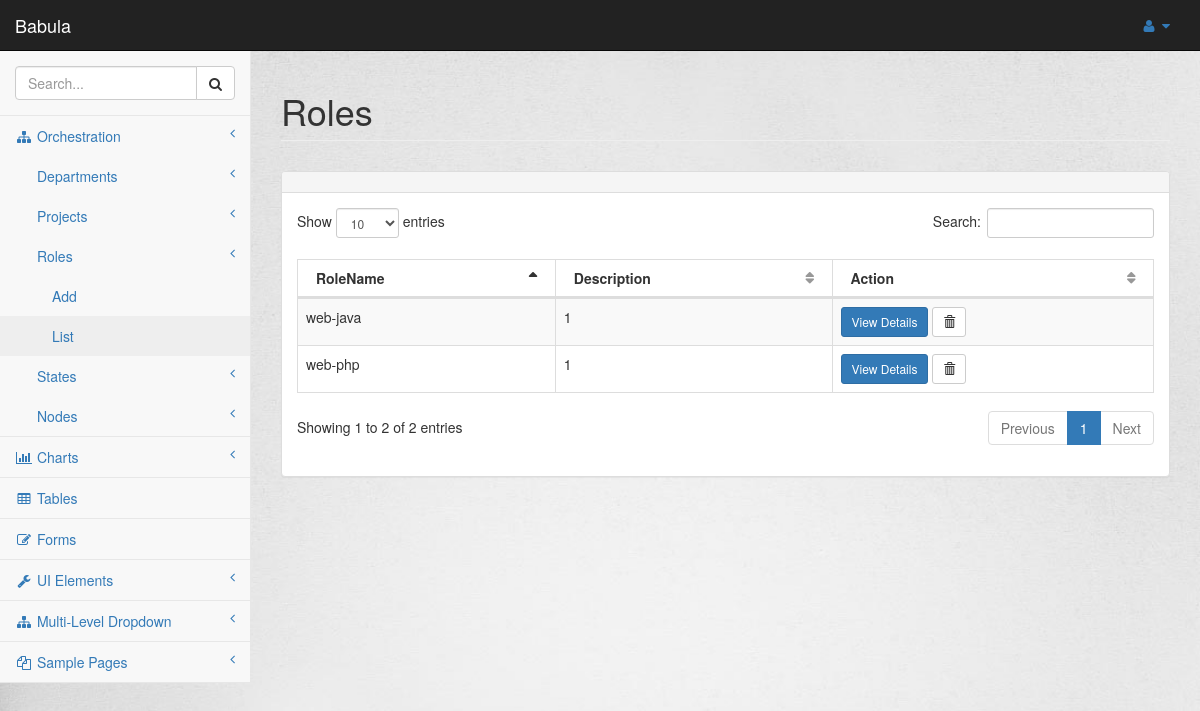
The app's page /orchestration/index/role/, older data.
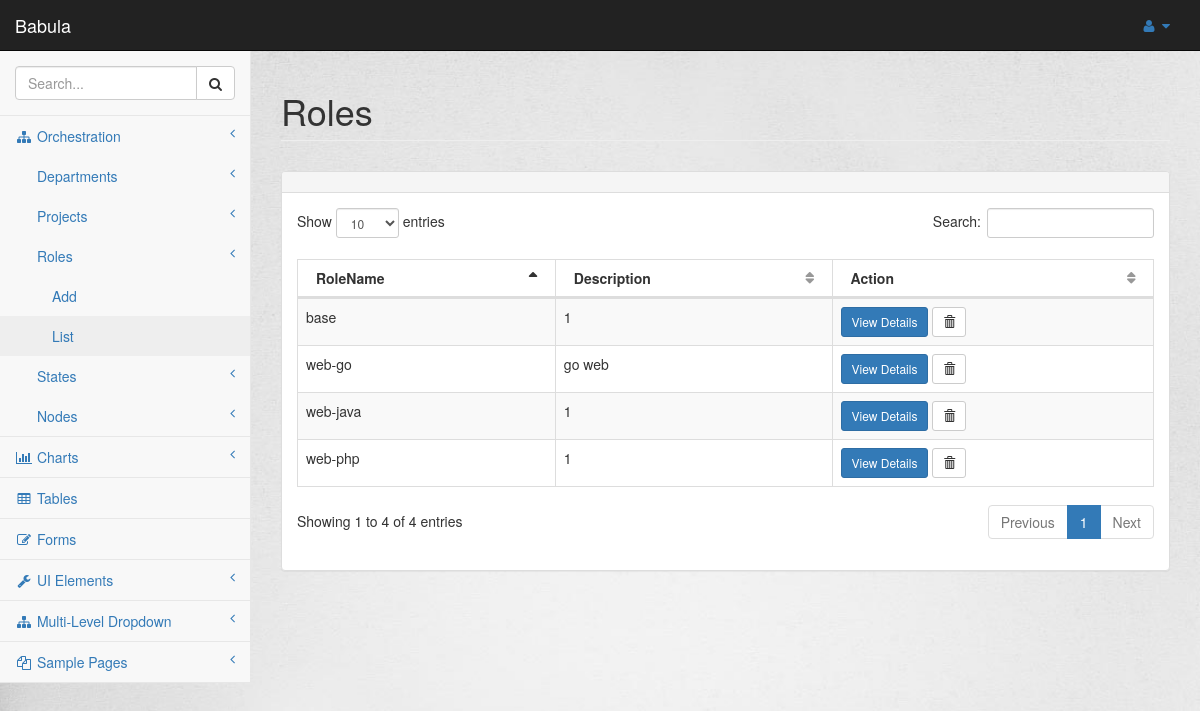
The same page, newer data.
### orchestration/models.py (models this page shows, shortened)
class Role(models.Model):
    rolename = models.CharField(max_length=100)
    description = models.TextField(max_length=100)
    states = models.ManyToManyField(State)

### orchestration/views.py (the view)
class RoleIndexView(generic.ListView):
    template_name = 'orchestration/roleindex.html'
    def get_queryset(self):
        return Role.objects.all()

### orchestration/templates/orchestration/roleindex.html (shortened to what this page needs)
{% extends 'orchestration/base.html' %}
{% block body %}
<div id="page-wrapper" class="maincontent">
    <div class="row">
        <div class="col-lg-12">
            <h1 class="page-header">Roles</h1>
        </div>
    </div>
    <div class="row">
        <div class="col-lg-12">
            <div class="panel panel-default">
                <div class="panel-heading">
                </div>
                <div class="panel-body">
                    <table width="100%" class="table table-striped table-bordered table-hover" id="dataTables-example">
                        <thead>
                        <tr>
                            <th>RoleName</th>
                            <th>Description</th>
                            <th>Action</th>
                        </tr>
                        </thead>
                        <tbody>
                        {% if object_list %}
                        {% for object in object_list %}
                        <tr class="odd gradeX">
                            <td>{{object.rolename}}</td>
                            <td>{{object.description}}</td>
                            <td class="center"><a href="{% url 'orchestration:roledetail' object.id%}"
                                                  class="btn btn-primary btn-sm" role="button">View Details</a>
                                <form action="" method="post" style="display: inline;">
                                    <button type="submit" class="btn btn-default btn-sm">
                                        <span class="glyphicon glyphicon-trash"></span>
                                    </button>
                                </form>
                            </td>
                        </tr>
                        {% endfor %}
                        {% endif %}
                        </tbody>
                    </table>
                </div>
            </div>
        </div>
    </div>
    {% endblock %}

Row changes from the older to the newer data that the page shows:
added Role: rolename "base", description "1"
added Role: rolename "web-go", description "go web"
Text that changed along with them:
text written by a page script: "Show entries Search: Showing 1 to 2 of 2 entries Previous 1 Next" → "Show entries Search: Showing 1 to 4 of 4 entries Previous 1 Next"
